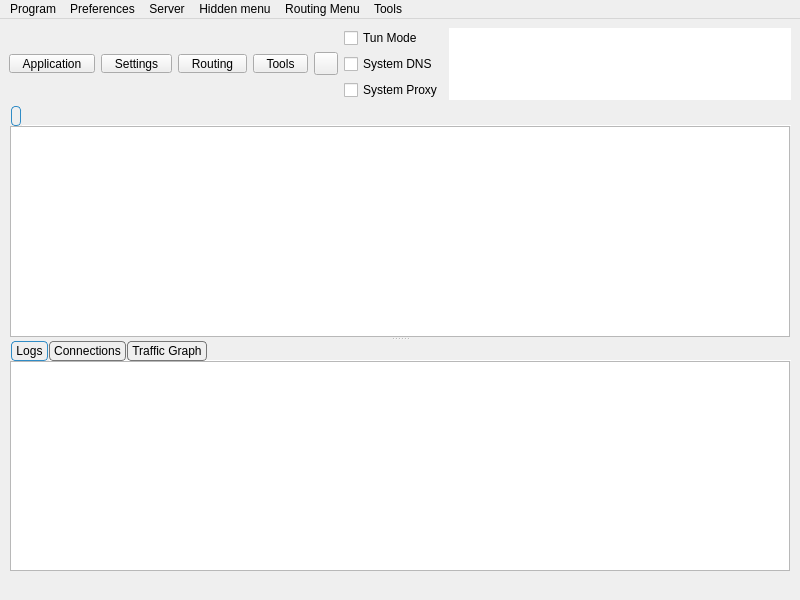
<?xml version="1.0" encoding="UTF-8"?>
<ui version="4.0">
 <class>MainWindow</class>
 <widget class="QMainWindow" name="MainWindow">
  <property name="geometry">
   <rect>
    <x>0</x>
    <y>0</y>
    <width>800</width>
    <height>600</height>
   </rect>
  </property>
  <property name="minimumSize">
   <size>
    <width>800</width>
    <height>600</height>
   </size>
  </property>
  <property name="windowTitle">
   <string notr="true">Throne</string>
  </property>
  <widget class="QWidget" name="centralwidget">
   <layout class="QVBoxLayout" name="verticalLayout_3" stretch="0,0,0">
    <item>
     <layout class="QHBoxLayout" name="horizontalLayout_2">
      <item>
       <widget class="QToolButton" name="toolButton_program">
        <property name="minimumSize">
         <size>
          <width>0</width>
          <height>0</height>
         </size>
        </property>
        <property name="styleSheet">
         <string notr="true">QToolButton {
    padding-left: 8px;
    padding-right: 8px;
}

QToolButton::menu-indicator {
    subcontrol-origin: border;
    subcontrol-position: bottom right;
    right: 2px;
    bottom: 3px;
}</string>
        </property>
        <property name="text">
         <string>Application</string>
        </property>
        <property name="icon">
         <iconset resource="../../res/Throne.qrc">
          <normaloff>:/icon/b-system-run.png</normaloff>:/icon/b-system-run.png</iconset>
        </property>
        <property name="iconSize">
         <size>
          <width>24</width>
          <height>24</height>
         </size>
        </property>
        <property name="popupMode">
         <enum>QToolButton::ToolButtonPopupMode::InstantPopup</enum>
        </property>
        <property name="toolButtonStyle">
         <enum>Qt::ToolButtonStyle::ToolButtonTextUnderIcon</enum>
        </property>
       </widget>
      </item>
      <item>
       <widget class="QToolButton" name="toolButton_preferences">
        <property name="minimumSize">
         <size>
          <width>0</width>
          <height>0</height>
         </size>
        </property>
        <property name="styleSheet">
         <string notr="true">QToolButton {
    padding-left: 8px;
    padding-right: 8px;
}

QToolButton::menu-indicator {
    subcontrol-origin: border;
    subcontrol-position: bottom right;
    right: 2px;
    bottom: 3px;
}</string>
        </property>
        <property name="text">
         <string>Settings</string>
        </property>
        <property name="icon">
         <iconset resource="../../res/Throne.qrc">
          <normaloff>:/icon/b-preferences.png</normaloff>:/icon/b-preferences.png</iconset>
        </property>
        <property name="iconSize">
         <size>
          <width>24</width>
          <height>24</height>
         </size>
        </property>
        <property name="popupMode">
         <enum>QToolButton::ToolButtonPopupMode::InstantPopup</enum>
        </property>
        <property name="toolButtonStyle">
         <enum>Qt::ToolButtonStyle::ToolButtonTextUnderIcon</enum>
        </property>
       </widget>
      </item>
      <item>
       <widget class="QToolButton" name="toolButton_routing">
        <property name="minimumSize">
         <size>
          <width>0</width>
          <height>0</height>
         </size>
        </property>
        <property name="styleSheet">
         <string notr="true">QToolButton {
    padding-left: 8px;
    padding-right: 8px;
}

QToolButton::menu-indicator {
    subcontrol-origin: border;
    subcontrol-position: bottom right;
    right: 2px;
    bottom: 3px;
}</string>
        </property>
        <property name="text">
         <string>Routing</string>
        </property>
        <property name="icon">
         <iconset resource="../../res/Throne.qrc">
          <normaloff>:/icon/b-network-routing.png</normaloff>:/icon/b-network-routing.png</iconset>
        </property>
        <property name="iconSize">
         <size>
          <width>24</width>
          <height>24</height>
         </size>
        </property>
        <property name="popupMode">
         <enum>QToolButton::ToolButtonPopupMode::InstantPopup</enum>
        </property>
        <property name="toolButtonStyle">
         <enum>Qt::ToolButtonStyle::ToolButtonTextUnderIcon</enum>
        </property>
       </widget>
      </item>
      <item>
       <widget class="QToolButton" name="toolButton_tools">
        <property name="minimumSize">
         <size>
          <width>0</width>
          <height>0</height>
         </size>
        </property>
        <property name="styleSheet">
         <string notr="true">QToolButton {
    padding-left: 8px;
    padding-right: 8px;
}

QToolButton::menu-indicator {
    subcontrol-origin: border;
    subcontrol-position: bottom right;
    right: 2px;
    bottom: 3px;
}</string>
        </property>
        <property name="text">
         <string>Tools</string>
        </property>
        <property name="icon">
         <iconset resource="../../res/Throne.qrc">
          <normaloff>:/icon/b-tools-button.png</normaloff>:/icon/b-tools-button.png</iconset>
        </property>
        <property name="iconSize">
         <size>
          <width>24</width>
          <height>24</height>
         </size>
        </property>
        <property name="popupMode">
         <enum>QToolButton::ToolButtonPopupMode::InstantPopup</enum>
        </property>
        <property name="toolButtonStyle">
         <enum>Qt::ToolButtonStyle::ToolButtonTextUnderIcon</enum>
        </property>
       </widget>
      </item>
      <item>
       <widget class="StartStopButton" name="toolButton_startstop">
        <property name="focusPolicy">
         <enum>Qt::FocusPolicy::NoFocus</enum>
        </property>
        <property name="text">
         <string/>
        </property>
       </widget>
      </item>
      <item>
       <layout class="QVBoxLayout" name="verticalLayout_4">
        <item>
         <widget class="QCheckBox" name="checkBox_VPN">
          <property name="sizePolicy">
           <sizepolicy hsizetype="Minimum" vsizetype="Minimum">
            <horstretch>0</horstretch>
            <verstretch>0</verstretch>
           </sizepolicy>
          </property>
          <property name="text">
           <string>Tun Mode</string>
          </property>
         </widget>
        </item>
        <item>
         <widget class="QCheckBox" name="system_dns">
          <property name="text">
           <string>System DNS</string>
          </property>
         </widget>
        </item>
        <item>
         <widget class="QCheckBox" name="checkBox_SystemProxy">
          <property name="text">
           <string>System Proxy</string>
          </property>
         </widget>
        </item>
       </layout>
      </item>
      <item>
       <widget class="QTextBrowser" name="data_view">
        <property name="enabled">
         <bool>true</bool>
        </property>
        <property name="sizePolicy">
         <sizepolicy hsizetype="Expanding" vsizetype="Ignored">
          <horstretch>0</horstretch>
          <verstretch>0</verstretch>
         </sizepolicy>
        </property>
        <property name="minimumSize">
         <size>
          <width>0</width>
          <height>0</height>
         </size>
        </property>
        <property name="mouseTracking">
         <bool>false</bool>
        </property>
        <property name="focusPolicy">
         <enum>Qt::FocusPolicy::NoFocus</enum>
        </property>
        <property name="contextMenuPolicy">
         <enum>Qt::ContextMenuPolicy::NoContextMenu</enum>
        </property>
        <property name="acceptDrops">
         <bool>false</bool>
        </property>
        <property name="frameShape">
         <enum>QFrame::Shape::NoFrame</enum>
        </property>
        <property name="frameShadow">
         <enum>QFrame::Shadow::Sunken</enum>
        </property>
        <property name="verticalScrollBarPolicy">
         <enum>Qt::ScrollBarPolicy::ScrollBarAlwaysOff</enum>
        </property>
        <property name="horizontalScrollBarPolicy">
         <enum>Qt::ScrollBarPolicy::ScrollBarAlwaysOff</enum>
        </property>
        <property name="textInteractionFlags">
         <set>Qt::TextInteractionFlag::LinksAccessibleByKeyboard|Qt::TextInteractionFlag::LinksAccessibleByMouse</set>
        </property>
       </widget>
      </item>
     </layout>
    </item>
    <item>
     <widget class="QSplitter" name="splitter">
      <property name="orientation">
       <enum>Qt::Orientation::Vertical</enum>
      </property>
      <widget class="QTabWidget" name="tabWidget">
       <property name="styleSheet">
        <string notr="true">QTabWidget::tab-bar {
    left: 2px;
}

QTabBar {
    background: transparent;
    qproperty-drawBase: 0;
}

QTabBar::tab {
    border: 1px solid #777777;

    border-radius: 4px;
    padding: 2px 4px;
    margin-right: 1px;
}

QTabBar::tab:selected {
    border: 1px solid palette(highlight);
}</string>
       </property>
       <property name="currentIndex">
        <number>0</number>
       </property>
       <property name="documentMode">
        <bool>true</bool>
       </property>
       <property name="movable">
        <bool>true</bool>
       </property>
       <widget class="QWidget" name="widget1">
        <attribute name="title">
         <string/>
        </attribute>
        <layout class="QGridLayout" name="gridLayout_2">
         <property name="leftMargin">
          <number>1</number>
         </property>
         <property name="topMargin">
          <number>0</number>
         </property>
         <property name="rightMargin">
          <number>1</number>
         </property>
         <property name="bottomMargin">
          <number>0</number>
         </property>
         <property name="spacing">
          <number>0</number>
         </property>
         <item row="0" column="0">
          <widget class="ProfilesTableView" name="profilesTableView">
           <property name="contextMenuPolicy">
            <enum>Qt::ContextMenuPolicy::CustomContextMenu</enum>
           </property>
           <property name="editTriggers">
            <set>QAbstractItemView::EditTrigger::NoEditTriggers</set>
           </property>
           <property name="alternatingRowColors">
            <bool>true</bool>
           </property>
           <property name="selectionBehavior">
            <enum>QAbstractItemView::SelectionBehavior::SelectRows</enum>
           </property>
           <property name="horizontalScrollMode">
            <enum>QAbstractItemView::ScrollMode::ScrollPerPixel</enum>
           </property>
           <property name="wordWrap">
            <bool>false</bool>
           </property>
           <attribute name="horizontalHeaderMinimumSectionSize">
            <number>16</number>
           </attribute>
           <attribute name="horizontalHeaderHighlightSections">
            <bool>false</bool>
           </attribute>
           <attribute name="horizontalHeaderShowSortIndicator" stdset="0">
            <bool>false</bool>
           </attribute>
           <attribute name="verticalHeaderDefaultSectionSize">
            <number>30</number>
           </attribute>
          </widget>
         </item>
        </layout>
       </widget>
      </widget>
      <widget class="QWidget" name="aaaaaaaaaaaaaaaaaa">
       <layout class="QVBoxLayout" name="aaaaaaaaaaaa" stretch="0">
        <item>
         <widget class="QWidget" name="down_tab" native="true">
          <layout class="QVBoxLayout" name="verticalLayout">
           <property name="spacing">
            <number>0</number>
           </property>
           <property name="leftMargin">
            <number>0</number>
           </property>
           <property name="topMargin">
            <number>0</number>
           </property>
           <property name="rightMargin">
            <number>0</number>
           </property>
           <property name="bottomMargin">
            <number>0</number>
           </property>
           <item>
            <widget class="QTabWidget" name="stats_widget">
             <property name="autoFillBackground">
              <bool>true</bool>
             </property>
             <property name="styleSheet">
              <string notr="true">QTabWidget::tab-bar {
    left: 2px;
}

QTabBar {
    background: transparent;
    qproperty-drawBase: 0;
}

QTabBar::tab {
    border: 1px solid #777777;

    border-radius: 4px;
    padding: 2px 4px;
    margin-right: 1px;
}

QTabBar::tab:selected {
    border: 1px solid palette(highlight);
}</string>
             </property>
             <property name="tabPosition">
              <enum>QTabWidget::TabPosition::North</enum>
             </property>
             <property name="tabShape">
              <enum>QTabWidget::TabShape::Rounded</enum>
             </property>
             <property name="currentIndex">
              <number>0</number>
             </property>
             <property name="elideMode">
              <enum>Qt::TextElideMode::ElideNone</enum>
             </property>
             <property name="usesScrollButtons">
              <bool>true</bool>
             </property>
             <property name="documentMode">
              <bool>true</bool>
             </property>
             <property name="tabsClosable">
              <bool>false</bool>
             </property>
             <property name="movable">
              <bool>true</bool>
             </property>
             <property name="tabBarAutoHide">
              <bool>false</bool>
             </property>
             <widget class="QWidget" name="Logs">
              <property name="enabled">
               <bool>true</bool>
              </property>
              <attribute name="title">
               <string>Logs</string>
              </attribute>
              <layout class="QHBoxLayout" name="horizontalLayout_3" stretch="0">
               <property name="spacing">
                <number>0</number>
               </property>
               <property name="sizeConstraint">
                <enum>QLayout::SizeConstraint::SetDefaultConstraint</enum>
               </property>
               <property name="leftMargin">
                <number>1</number>
               </property>
               <property name="topMargin">
                <number>0</number>
               </property>
               <property name="rightMargin">
                <number>1</number>
               </property>
               <property name="bottomMargin">
                <number>0</number>
               </property>
               <item>
                <widget class="QTextBrowser" name="masterLogBrowser">
                 <property name="contextMenuPolicy">
                  <enum>Qt::ContextMenuPolicy::CustomContextMenu</enum>
                 </property>
                 <property name="openLinks">
                  <bool>false</bool>
                 </property>
                </widget>
               </item>
              </layout>
             </widget>
             <widget class="QWidget" name="connections_tab">
              <attribute name="title">
               <string>Connections</string>
              </attribute>
              <layout class="QHBoxLayout" name="horizontalLayout_4">
               <property name="spacing">
                <number>0</number>
               </property>
               <property name="sizeConstraint">
                <enum>QLayout::SizeConstraint::SetDefaultConstraint</enum>
               </property>
               <property name="leftMargin">
                <number>1</number>
               </property>
               <property name="topMargin">
                <number>0</number>
               </property>
               <property name="rightMargin">
                <number>1</number>
               </property>
               <property name="bottomMargin">
                <number>0</number>
               </property>
               <item>
                <widget class="QTableWidget" name="connections">
                 <property name="autoFillBackground">
                  <bool>false</bool>
                 </property>
                 <column>
                  <property name="text">
                   <string>Destination (Domain)</string>
                  </property>
                  <property name="toolTip">
                   <string>Click To Disable Sorting</string>
                  </property>
                 </column>
                 <column>
                  <property name="text">
                   <string>Process</string>
                  </property>
                  <property name="toolTip">
                   <string>Click To Sort By Process</string>
                  </property>
                 </column>
                 <column>
                  <property name="text">
                   <string>Protocol</string>
                  </property>
                  <property name="toolTip">
                   <string>Click To Sort By Protocol</string>
                  </property>
                 </column>
                 <column>
                  <property name="text">
                   <string>Outbound</string>
                  </property>
                  <property name="toolTip">
                   <string>Click To Sort By Outbound</string>
                  </property>
                 </column>
                 <column>
                  <property name="text">
                   <string>Traffic</string>
                  </property>
                  <property name="toolTip">
                   <string>Click to sort by traffic; right-click to choose total/down/up</string>
                  </property>
                 </column>
                 <column>
                  <property name="text">
                   <string>Speed</string>
                  </property>
                  <property name="toolTip">
                   <string>Click to sort by speed; right-click to choose total/down/up</string>
                  </property>
                 </column>
                </widget>
               </item>
              </layout>
             </widget>
             <widget class="QWidget" name="graph_tab">
              <attribute name="title">
               <string>Traffic Graph</string>
              </attribute>
              <layout class="QHBoxLayout" name="horizontalLayout_6">
               <property name="spacing">
                <number>0</number>
               </property>
               <property name="sizeConstraint">
                <enum>QLayout::SizeConstraint::SetDefaultConstraint</enum>
               </property>
               <property name="leftMargin">
                <number>1</number>
               </property>
               <property name="topMargin">
                <number>0</number>
               </property>
               <property name="rightMargin">
                <number>1</number>
               </property>
               <property name="bottomMargin">
                <number>0</number>
               </property>
              </layout>
             </widget>
            </widget>
           </item>
          </layout>
         </widget>
        </item>
       </layout>
      </widget>
     </widget>
    </item>
    <item>
     <layout class="QHBoxLayout" name="horizontalLayout">
      <item>
       <widget class="QLabel" name="label_running">
        <property name="text">
         <string/>
        </property>
       </widget>
      </item>
      <item>
       <widget class="QLabel" name="label_inbound">
        <property name="text">
         <string/>
        </property>
        <property name="alignment">
         <set>Qt::AlignmentFlag::AlignLeading|Qt::AlignmentFlag::AlignLeft|Qt::AlignmentFlag::AlignVCenter</set>
        </property>
       </widget>
      </item>
      <item>
       <widget class="QLabel" name="label_speed">
        <property name="text">
         <string/>
        </property>
        <property name="alignment">
         <set>Qt::AlignmentFlag::AlignLeading|Qt::AlignmentFlag::AlignLeft|Qt::AlignmentFlag::AlignVCenter</set>
        </property>
       </widget>
      </item>
     </layout>
    </item>
   </layout>
  </widget>
  <widget class="QMenuBar" name="menubar">
   <property name="geometry">
    <rect>
     <x>0</x>
     <y>0</y>
     <width>800</width>
     <height>25</height>
    </rect>
   </property>
   <widget class="QMenu" name="menu_program">
    <property name="title">
     <string>Program</string>
    </property>
    <widget class="QMenu" name="menu_spmode">
     <property name="title">
      <string>System Proxy</string>
     </property>
     <addaction name="menu_spmode_system_proxy"/>
     <addaction name="menu_spmode_vpn"/>
     <addaction name="menu_spmode_disabled"/>
    </widget>
    <addaction name="actionHide_window"/>
    <addaction name="separator"/>
    <addaction name="menu_add_from_clipboard2"/>
    <addaction name="actionAdd_profile_from_File"/>
    <addaction name="menu_scan_qr"/>
    <addaction name="separator"/>
    <addaction name="actionStart_with_system"/>
    <addaction name="actionRemember_last_proxy"/>
    <addaction name="actionAllow_LAN"/>
    <addaction name="menu_spmode"/>
    <addaction name="separator"/>
    <addaction name="actionRestart_Proxy"/>
    <addaction name="actionRestart_Program"/>
    <addaction name="menu_exit"/>
   </widget>
   <widget class="QMenu" name="menu_preferences">
    <property name="title">
     <string>Preferences</string>
    </property>
    <addaction name="menu_manage_groups"/>
    <addaction name="menu_basic_settings"/>
    <addaction name="menu_routing_settings"/>
    <addaction name="menu_vpn_settings"/>
    <addaction name="menu_hotkey_settings"/>
    <addaction name="menu_open_config_folder"/>
   </widget>
   <widget class="QMenu" name="menu_server">
    <property name="title">
     <string>Server</string>
    </property>
    <widget class="QMenu" name="menu_share_item">
     <property name="title">
      <string>Share</string>
     </property>
     <addaction name="menu_qr"/>
     <addaction name="menu_export_config"/>
     <addaction name="actionExport_Xray_config"/>
     <addaction name="separator"/>
     <addaction name="menu_copy_links"/>
     <addaction name="menu_copy_links_nkr"/>
     <addaction name="actionCopy_Test_Result"/>
    </widget>
    <addaction name="menu_add_from_input"/>
    <addaction name="menu_add_from_clipboard"/>
    <addaction name="separator"/>
    <addaction name="menu_start"/>
    <addaction name="menu_stop"/>
    <addaction name="separator"/>
    <addaction name="menu_select_all"/>
    <addaction name="menu_clone"/>
    <addaction name="menu_reset_traffic"/>
    <addaction name="menu_delete"/>
    <addaction name="menu_share_item"/>
    <addaction name="separator"/>
    <addaction name="actionUrl_Test_Selected"/>
    <addaction name="menu_resolve_selected"/>
    <addaction name="actionClear_Test_Result"/>
    <addaction name="actionSpeedtest_Current"/>
    <addaction name="actionSpeedtest_Selected"/>
    <addaction name="actionResolve_Selected_Out_IP"/>
   </widget>
   <widget class="QMenu" name="menuHidden_menu">
    <property name="title">
     <string>Hidden menu</string>
    </property>
    <addaction name="menu_update_subscription"/>
    <addaction name="menu_resolve_domain"/>
    <addaction name="menu_remove_invalid"/>
    <addaction name="actionUrl_Test_Group"/>
    <addaction name="menu_remove_unavailable"/>
    <addaction name="menu_clear_test_result"/>
    <addaction name="menu_delete_repeat"/>
    <addaction name="actionSpeedtest_Group"/>
    <addaction name="actionResolve_Out_IP"/>
    <addaction name="actionRefresh_Column_Widths"/>
   </widget>
   <widget class="QMenu" name="menuRouting_Menu">
    <property name="title">
     <string>Routing Menu</string>
    </property>
   </widget>
   <widget class="QMenu" name="menuTools">
    <property name="title">
     <string>Tools</string>
    </property>
    <addaction name="actionTraffic_Stats"/>
    <addaction name="actionCheck_For_Update"/>
   </widget>
   <addaction name="menu_program"/>
   <addaction name="menu_preferences"/>
   <addaction name="menu_server"/>
   <addaction name="menuHidden_menu"/>
   <addaction name="menuRouting_Menu"/>
   <addaction name="menuTools"/>
  </widget>
  <action name="menu_exit">
   <property name="text">
    <string>Exit</string>
   </property>
  </action>
  <action name="actionShow_window">
   <property name="text">
    <string>Show Window</string>
   </property>
  </action>
  <action name="menu_basic_settings">
   <property name="text">
    <string>Basic Settings</string>
   </property>
  </action>
  <action name="menu_add_from_input">
   <property name="text">
    <string>New profile</string>
   </property>
   <property name="shortcut">
    <string notr="true">Ctrl+N</string>
   </property>
  </action>
  <action name="menu_manage_groups">
   <property name="text">
    <string>Groups</string>
   </property>
  </action>
  <action name="menu_start">
   <property name="text">
    <string>Start</string>
   </property>
   <property name="shortcut">
    <string notr="true">Return</string>
   </property>
  </action>
  <action name="menu_stop">
   <property name="text">
    <string>Stop</string>
   </property>
   <property name="shortcut">
    <string notr="true">Ctrl+S</string>
   </property>
  </action>
  <action name="menu_routing_settings">
   <property name="text">
    <string>Routing Settings</string>
   </property>
  </action>
  <action name="menu_add_from_clipboard">
   <property name="text">
    <string>Add profile from clipboard</string>
   </property>
   <property name="shortcut">
    <string notr="true">Ctrl+V</string>
   </property>
  </action>
  <action name="menu_delete">
   <property name="text">
    <string>Delete</string>
   </property>
   <property name="shortcut">
    <string notr="true">Del</string>
   </property>
  </action>
  <action name="menu_add_from_clipboard2">
   <property name="text">
    <string>Add profile from clipboard</string>
   </property>
  </action>
  <action name="menu_profile_debug_info">
   <property name="text">
    <string>Debug Info</string>
   </property>
  </action>
  <action name="menu_qr">
   <property name="text">
    <string>QR Code and link</string>
   </property>
  </action>
  <action name="menu_copy_link">
   <property name="text">
    <string>Copy Link</string>
   </property>
  </action>
  <action name="menu_tcp_ping">
   <property name="text">
    <string notr="true">Tcp Ping</string>
   </property>
   <property name="shortcut">
    <string notr="true">Ctrl+Shift+T</string>
   </property>
  </action>
  <action name="menu_url_test">
   <property name="text">
    <string notr="true">Url Test</string>
   </property>
   <property name="shortcut">
    <string notr="true">Ctrl+Shift+U</string>
   </property>
  </action>
  <action name="menu_clear_test_result">
   <property name="text">
    <string>Clear Test Result</string>
   </property>
   <property name="shortcut">
    <string notr="true">Ctrl+Shift+C</string>
   </property>
  </action>
  <action name="menu_export_config">
   <property name="text">
    <string>Export Sing-box config</string>
   </property>
   <property name="shortcut">
    <string notr="true">Ctrl+E</string>
   </property>
  </action>
  <action name="menu_reset_traffic">
   <property name="text">
    <string>Reset Traffic</string>
   </property>
   <property name="shortcut">
    <string notr="true">Ctrl+R</string>
   </property>
  </action>
  <action name="menu_scan_qr">
   <property name="text">
    <string>Scan QR Code</string>
   </property>
   <property name="shortcut">
    <string notr="true">Ctrl+Shift+Q</string>
   </property>
  </action>
  <action name="menu_spmode_system_proxy">
   <property name="checkable">
    <bool>true</bool>
   </property>
   <property name="text">
    <string>Enable System Proxy</string>
   </property>
  </action>
  <action name="menu_spmode_disabled">
   <property name="checkable">
    <bool>true</bool>
   </property>
   <property name="text">
    <string>Disable</string>
   </property>
  </action>
  <action name="menu_delete_repeat">
   <property name="text">
    <string>Remove Duplicates</string>
   </property>
   <property name="shortcut">
    <string notr="true">Ctrl+Shift+D</string>
   </property>
  </action>
  <action name="actionfake">
   <property name="text">
    <string>fake</string>
   </property>
   <property name="visible">
    <bool>false</bool>
   </property>
  </action>
  <action name="menu_move">
   <property name="text">
    <string>Move</string>
   </property>
   <property name="shortcut">
    <string notr="true">Ctrl+M</string>
   </property>
  </action>
  <action name="actionStart_with_system">
   <property name="checkable">
    <bool>true</bool>
   </property>
   <property name="text">
    <string>Start with system</string>
   </property>
  </action>
  <action name="actionRemember_last_proxy">
   <property name="checkable">
    <bool>true</bool>
   </property>
   <property name="text">
    <string>Remember last profile</string>
   </property>
  </action>
  <action name="actionAllow_LAN">
   <property name="checkable">
    <bool>true</bool>
   </property>
   <property name="text">
    <string>Allow other devices to connect</string>
   </property>
  </action>
  <action name="menu_remove_unavailable">
   <property name="text">
    <string>Remove Unavailable</string>
   </property>
   <property name="shortcut">
    <string notr="true">Ctrl+Shift+R</string>
   </property>
  </action>
  <action name="menu_full_test">
   <property name="text">
    <string>Full Test</string>
   </property>
   <property name="shortcut">
    <string notr="true">Ctrl+Shift+F</string>
   </property>
  </action>
  <action name="menu_hotkey_settings">
   <property name="text">
    <string>Hotkey Settings</string>
   </property>
  </action>
  <action name="menu_select_all">
   <property name="text">
    <string>Select All</string>
   </property>
   <property name="shortcut">
    <string notr="true">Ctrl+A</string>
   </property>
  </action>
  <action name="menu_copy_links_nkr">
   <property name="text">
    <string>Copy links of selected (Json Links)</string>
   </property>
   <property name="shortcut">
    <string notr="true">Ctrl+Alt+C</string>
   </property>
  </action>
  <action name="actionfake_2">
   <property name="text">
    <string>fake</string>
   </property>
   <property name="visible">
    <bool>false</bool>
   </property>
  </action>
  <action name="actionfake_3">
   <property name="text">
    <string>fake</string>
   </property>
   <property name="visible">
    <bool>false</bool>
   </property>
  </action>
  <action name="menu_copy_links">
   <property name="text">
    <string>Copy links of selected</string>
   </property>
   <property name="shortcut">
    <string notr="true">Ctrl+C</string>
   </property>
  </action>
  <action name="menu_spmode_vpn">
   <property name="checkable">
    <bool>true</bool>
   </property>
   <property name="text">
    <string>Enable Tun</string>
   </property>
  </action>
  <action name="menu_clone">
   <property name="text">
    <string>Clone</string>
   </property>
   <property name="shortcut">
    <string notr="true">Ctrl+D</string>
   </property>
  </action>
  <action name="menu_update_subscription">
   <property name="text">
    <string>Update subscription</string>
   </property>
   <property name="shortcut">
    <string notr="true">Ctrl+U</string>
   </property>
   <property name="visible">
    <bool>true</bool>
   </property>
  </action>
  <action name="menu_resolve_domain">
   <property name="text">
    <string>Resolve domain</string>
   </property>
   <property name="shortcut">
    <string notr="true">Ctrl+Shift+I</string>
   </property>
  </action>
  <action name="menu_vpn_settings">
   <property name="text">
    <string>Tun Settings</string>
   </property>
  </action>
  <action name="actionRestart_Program">
   <property name="text">
    <string>Restart Program</string>
   </property>
  </action>
  <action name="menu_open_config_folder">
   <property name="text">
    <string>Open Config Folder</string>
   </property>
  </action>
  <action name="actionfake_4">
   <property name="text">
    <string notr="true">fake</string>
   </property>
   <property name="visible">
    <bool>false</bool>
   </property>
  </action>
  <action name="actionfake_5">
   <property name="text">
    <string notr="true">fake</string>
   </property>
   <property name="visible">
    <bool>false</bool>
   </property>
  </action>
  <action name="actionRestart_Proxy">
   <property name="text">
    <string>Restart Core</string>
   </property>
  </action>
  <action name="menu_stop_testing">
   <property name="text">
    <string>Stop Testing</string>
   </property>
   <property name="shortcut">
    <string notr="true">Ctrl+.</string>
   </property>
  </action>
  <action name="actionUrl_Test_Selected">
   <property name="text">
    <string>Url Test Selected</string>
   </property>
   <property name="shortcut">
    <string notr="true">Ctrl+Shift+S</string>
   </property>
   <property name="visible">
    <bool>true</bool>
   </property>
  </action>
  <action name="actionUrl_Test_Group">
   <property name="enabled">
    <bool>true</bool>
   </property>
   <property name="text">
    <string>Url Test Group</string>
   </property>
   <property name="shortcut">
    <string notr="true">Ctrl+Shift+G</string>
   </property>
   <property name="visible">
    <bool>true</bool>
   </property>
  </action>
  <action name="menu_resolve_selected">
   <property name="text">
    <string>Resolve Selected Domain</string>
   </property>
   <property name="visible">
    <bool>true</bool>
   </property>
  </action>
  <action name="menu_remove_invalid">
   <property name="text">
    <string>Remove Invalid</string>
   </property>
   <property name="shortcut">
    <string notr="true">Ctrl+Alt+I</string>
   </property>
   <property name="menuRole">
    <enum>QAction::MenuRole::TextHeuristicRole</enum>
   </property>
  </action>
  <action name="menu_open_routing_manager">
   <property name="text">
    <string>Open Manager</string>
   </property>
  </action>
  <action name="actionSpeedtest_Current">
   <property name="text">
    <string>Speedtest Current</string>
   </property>
   <property name="shortcut">
    <string notr="true">F6</string>
   </property>
  </action>
  <action name="actionSpeedtest_Selected">
   <property name="text">
    <string>Speedtest Selected</string>
   </property>
   <property name="shortcut">
    <string notr="true">Ctrl+Shift+P</string>
   </property>
  </action>
  <action name="actionSpeedtest_Group">
   <property name="text">
    <string>Speedtest Group</string>
   </property>
   <property name="shortcut">
    <string notr="true">Ctrl+Alt+P</string>
   </property>
  </action>
  <action name="actionHide_window">
   <property name="text">
    <string>Hide window</string>
   </property>
   <property name="shortcut">
    <string notr="true">Ctrl+H</string>
   </property>
  </action>
  <action name="actionAdd_profile_from_File">
   <property name="text">
    <string>Add profile from File</string>
   </property>
   <property name="shortcut">
    <string notr="true">Ctrl+O</string>
   </property>
  </action>
  <action name="actionResolve_Out_IP">
   <property name="text">
    <string>Resolve Out IP</string>
   </property>
  </action>
  <action name="actionResolve_Selected_Out_IP">
   <property name="text">
    <string>Resolve Selected Out IP</string>
   </property>
  </action>
  <action name="actionRefresh_Column_Widths">
   <property name="text">
    <string>Refresh Column Widths</string>
   </property>
  </action>
  <action name="actionExport_Xray_config">
   <property name="text">
    <string>Export Xray config</string>
   </property>
  </action>
  <action name="actionCopy_Test_Result">
   <property name="text">
    <string>Copy Test Result</string>
   </property>
  </action>
  <action name="actionClear_Test_Result">
   <property name="text">
    <string>Clear Test Result</string>
   </property>
  </action>
  <action name="actionTraffic_Stats">
   <property name="text">
    <string>Traffic Stats</string>
   </property>
  </action>
  <action name="actionCheck_For_Update">
   <property name="text">
    <string>Check For Update</string>
   </property>
  </action>
 </widget>
 <customwidgets>
  <customwidget>
   <class>ProfilesTableView</class>
   <extends>QTableView</extends>
   <header>include/ui/utils/ProfilesTableView.h</header>
  </customwidget>
  <customwidget>
   <class>StartStopButton</class>
   <extends>QToolButton</extends>
   <header>include/ui/widget/StartStopButton.hpp</header>
  </customwidget>
 </customwidgets>
 <resources>
  <include location="../../res/Throne.qrc"/>
 </resources>
 <connections/>
</ui>
